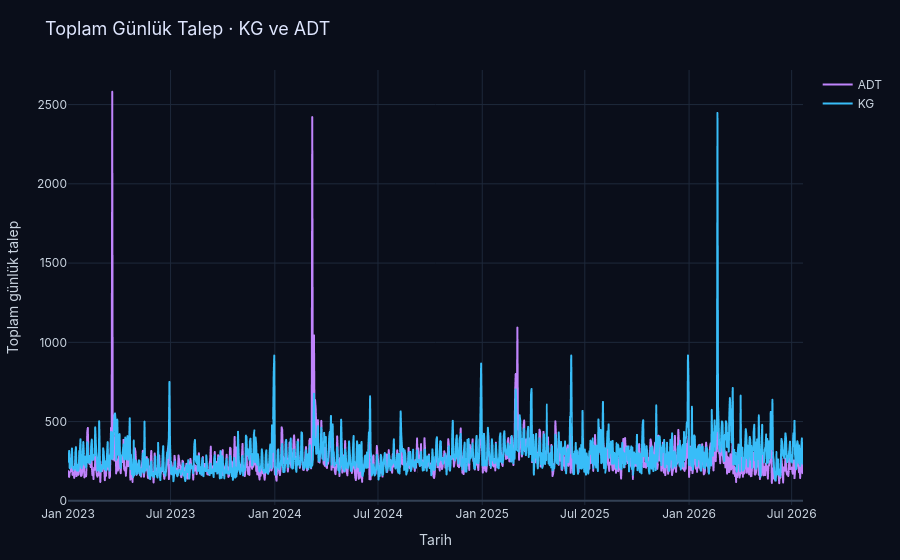

The code cell stored with this chart in its notebook:
### Markdown cell above
### 24 · Toplam günlük talebin görselleştirilmesi

Aşağıdaki kod hücresi yalnızca bu adımı gerçekleştirir.

### Code cell
daily_unit_total = (
    daily_panel.loc[daily_panel["store_observed"].eq(1)]
    .groupby(["date", "unit"], as_index=False)["daily_demand"]
    .sum()
)
fig = px.line(
    daily_unit_total,
    x="date",
    y="daily_demand",
    color="unit",
    color_discrete_map={"KG": "#38bdf8", "ADT": "#c084fc"},
    labels={"date": "Tarih", "daily_demand": "Toplam günlük talep", "unit": "Birim"},
)
fig = dark_plot(fig, "Toplam Günlük Talep · KG ve ADT")
fig.show()

### Figure 1 — Plotly figure (JSON) as saved in the notebook; plotly's stock layout.template omitted (floating-point values rounded to 4 significant figures; data arrays with more than 128 entries replaced by an {"elided": "..."} marker saying what was removed)
{"data": [{"hovertemplate": "Birim=ADT<br>Tarih=%{x}<br>Toplam günlük talep=%{y}<extra></extra>", "legendgroup": "ADT", "line": {"color": "#c084fc", "dash": "solid"}, "marker": {"symbol": "circle"}, "mode": "lines", "name": "ADT", "showlegend": true, "type": "scattergl", "x": {"elided": "1297 str values"}, "xaxis": "x", "y": {"elided": "1297 float values"}, "yaxis": "y"}, {"hovertemplate": "Birim=KG<br>Tarih=%{x}<br>Toplam günlük talep=%{y}<extra></extra>", "legendgroup": "KG", "line": {"color": "#38bdf8", "dash": "solid"}, "marker": {"symbol": "circle"}, "mode": "lines", "name": "KG", "showlegend": true, "type": "scattergl", "x": {"elided": "1297 str values"}, "xaxis": "x", "y": {"elided": "1297 float values"}, "yaxis": "y"}], "layout": {"font": {"color": "#cbd5e1", "family": "Inter, Segoe UI, sans-serif"}, "legend": {"title": {"text": ""}, "tracegroupgap": 0}, "margin": {"b": 55, "l": 55, "r": 30, "t": 70}, "paper_bgcolor": "#0a0e1a", "plot_bgcolor": "#0a0e1a", "title": {"font": {"color": "#e0e7ff", "size": 18}, "text": "Toplam Günlük Talep · KG ve ADT"}, "xaxis": {"anchor": "y", "domain": [0, 1], "gridcolor": "#1e293b", "title": {"text": "Tarih"}, "zerolinecolor": "#334155"}, "yaxis": {"anchor": "x", "domain": [0, 1], "gridcolor": "#1e293b", "title": {"text": "Toplam günlük talep"}, "zerolinecolor": "#334155"}}}
